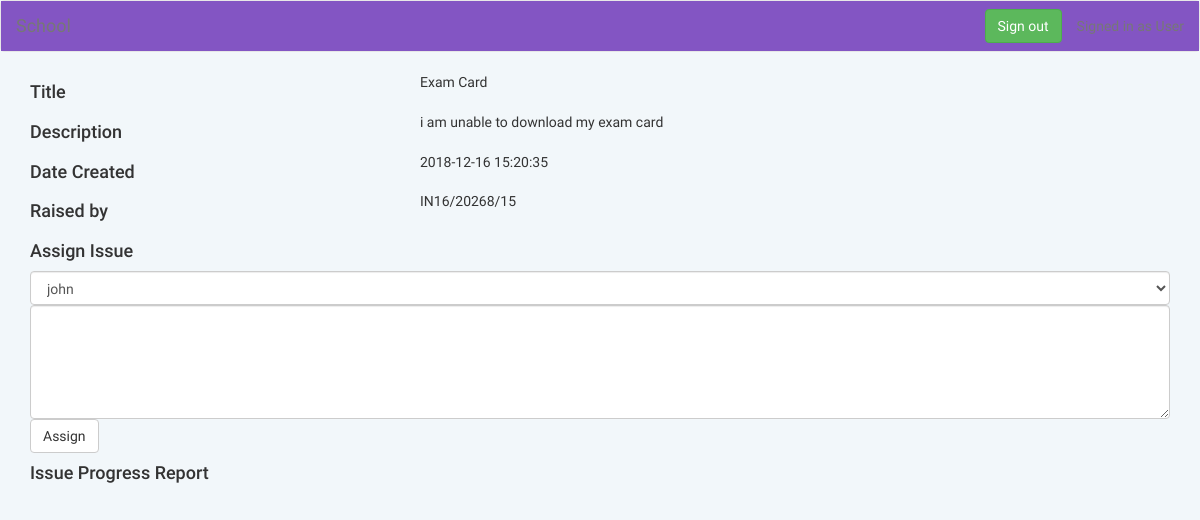
/pages/update.php?issueId=1 (signed in), run on the app's committed database.
### tables this page shows
CREATE TABLE `issues` (
  `id` int(11) NOT NULL,
  `title` varchar(255) NOT NULL,
  `description` varchar(255) NOT NULL,
  `regno` varchar(255) NOT NULL,
  `status` varchar(255) NOT NULL,
  `date_raised` timestamp NOT NULL DEFAULT CURRENT_TIMESTAMP,
  `date_closed` timestamp NOT NULL DEFAULT '0000-00-00 00:00:00'
);

### pages/update.php (the view, shortened to what this page needs)
<?php
if (!isset($_SESSION['user'])) {
    header('Location: logout.php');
    exit;
} else {
    $db = new Database();
    $pdo = $db->getConnection();
}
if (isset($_GET['issueId'])) {
    $issueId = $_GET['issueId'];
    $stm = $pdo->prepare("SELECT * FROM `issues` WHERE `id`=?");
    $stm->execute(array($issueId));
    $issue = $stm->fetch();
}
?>
<!DOCTYPE html>
<html lang="en">
<head>
    <link rel="stylesheet" type="text/css" href="../fonts/roboto/roboto.css">
    <link rel="stylesheet" type="text/css" href="../fonts/material/material-icons.css">
    <link rel="stylesheet" type="text/css" href="../css/bootstrap.min.css">
    <link rel="stylesheet" type="text/css" href="../css/style.css">
</head>
<body>
<nav class="navbar navbar-default">
    <div class="container-fluid">
        <div class="navbar-header">
            <a href="#" class="navbar-brand">School</a>
        </div>
        <div class="collapse navbar-collapse" id="navbar-collapse">
            <p class="navbar-text navbar-right">
                Signed in as <a href="#" class="navbar-link">User</a>
            </p>
            <a href="#" class="btn btn-success navbar-btn navbar-right">Sign out</a>
        </div>
    </div>
</nav>
<div class="container">
    <div class="row">
        <div class="col-lg-4"><h4>Title</h4></div>
        <div class="col-lg-8"><?php echo "<div >{$issue['title']}</div>" ?></div>
    </div>
    <div class="row">
        <div class="col-lg-4"><h4>Description</h4></div>
        <div class="col-lg-8"><?php echo "<div >{$issue['description']}</div>" ?></div>
    </div>
    <div class="row">
        <div class="col-lg-4"><h4>Date Created</h4></div>
        <div class="col-lg-8"><?php echo "<div >{$issue['date_raised']}</div>" ?></div>
    </div>
    <div class="row">
        <div class="col-lg-4"><h4>Raised by</h4></div>
        <div class="col-lg-8"><?php echo "<div >{$issue['regno']}</div>" ?></div>
    </div>
    <h4>Assign Issue</h4>
    <form action="update.php" method="post" class="form-horizontal">
        <select class="form-control" name="assignee" id="assign" >
            <?php
            $statement = $pdo->prepare("SELECT * FROM `admins`");
            $statement->execute();
            if ($statement->rowCount() > 0){
                $admins = $statement->fetchAll();
                foreach ($admins as $admin){
                    echo "<option value='{$admin['username']}' class='form-control'>{$admin['username']}</option>";
                }
            }else{
                echo "<div class='alert alert-info'>No admins yet</div>";
            }
            ?>
        </select>
        <textarea name="remarks" id="remarks" cols="15" rows="5" class="form-control"></textarea>
        <button type="submit" name="assign" class="btn btn-default">Assign</button>
    </form>
    <h4>Issue Progress Report</h4>
</div>
</body>
</html>

### css/style.css (style rules this page uses)
body { font-family: "Roboto", "Helvetica Neue", sans-serif !important; background-color: #f2f7fa; }
nav .container-fluid { background-color: #8355C3; color: #ffffff; }

### data on the page
issues: title "Exam Card", description "i am unable to download my exam card", date_raised "2018-12-16 15:20:35", regno "IN16/20268/15"

### other printed values
form field assignee "john"
